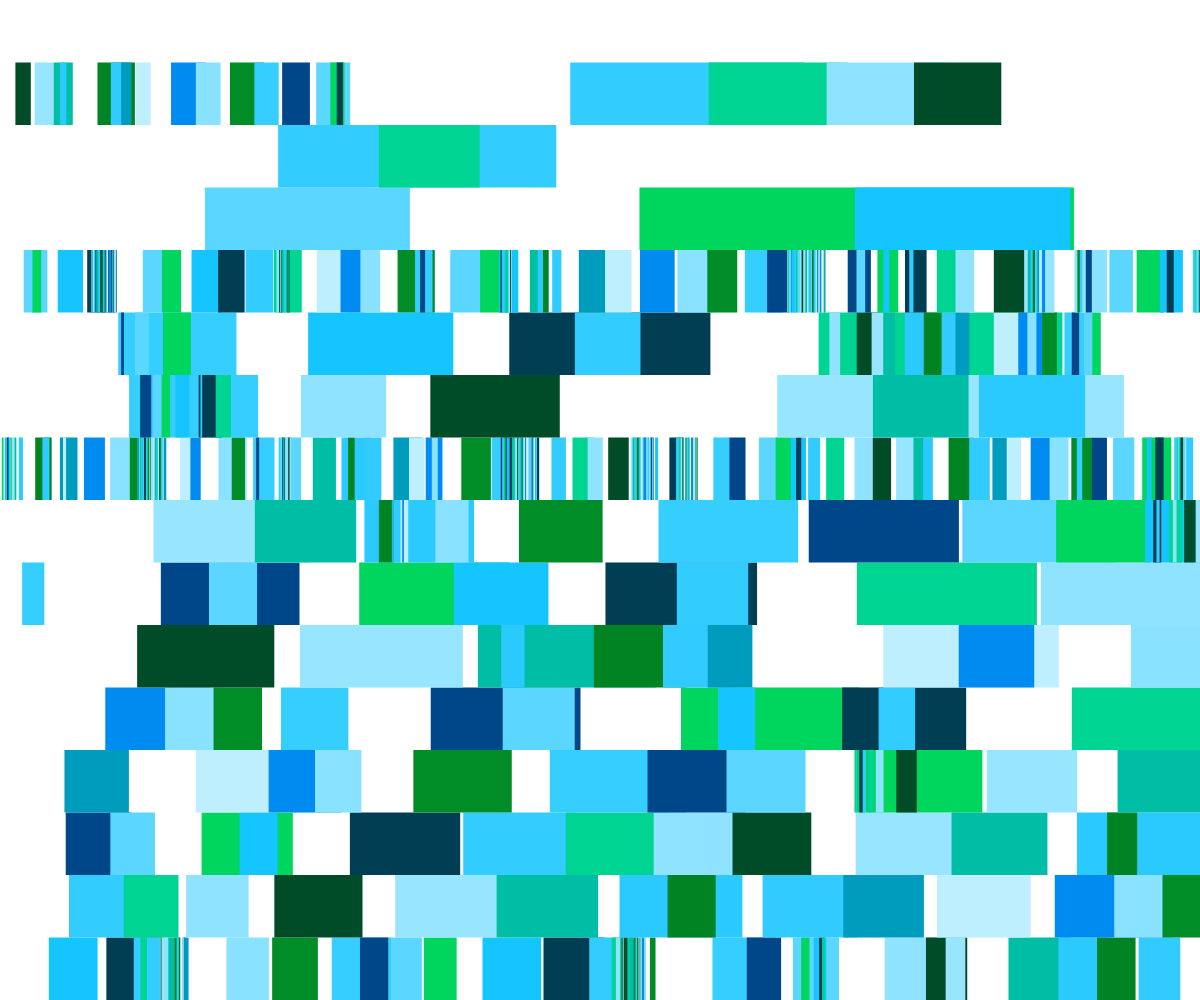
Frame 1 (no input)
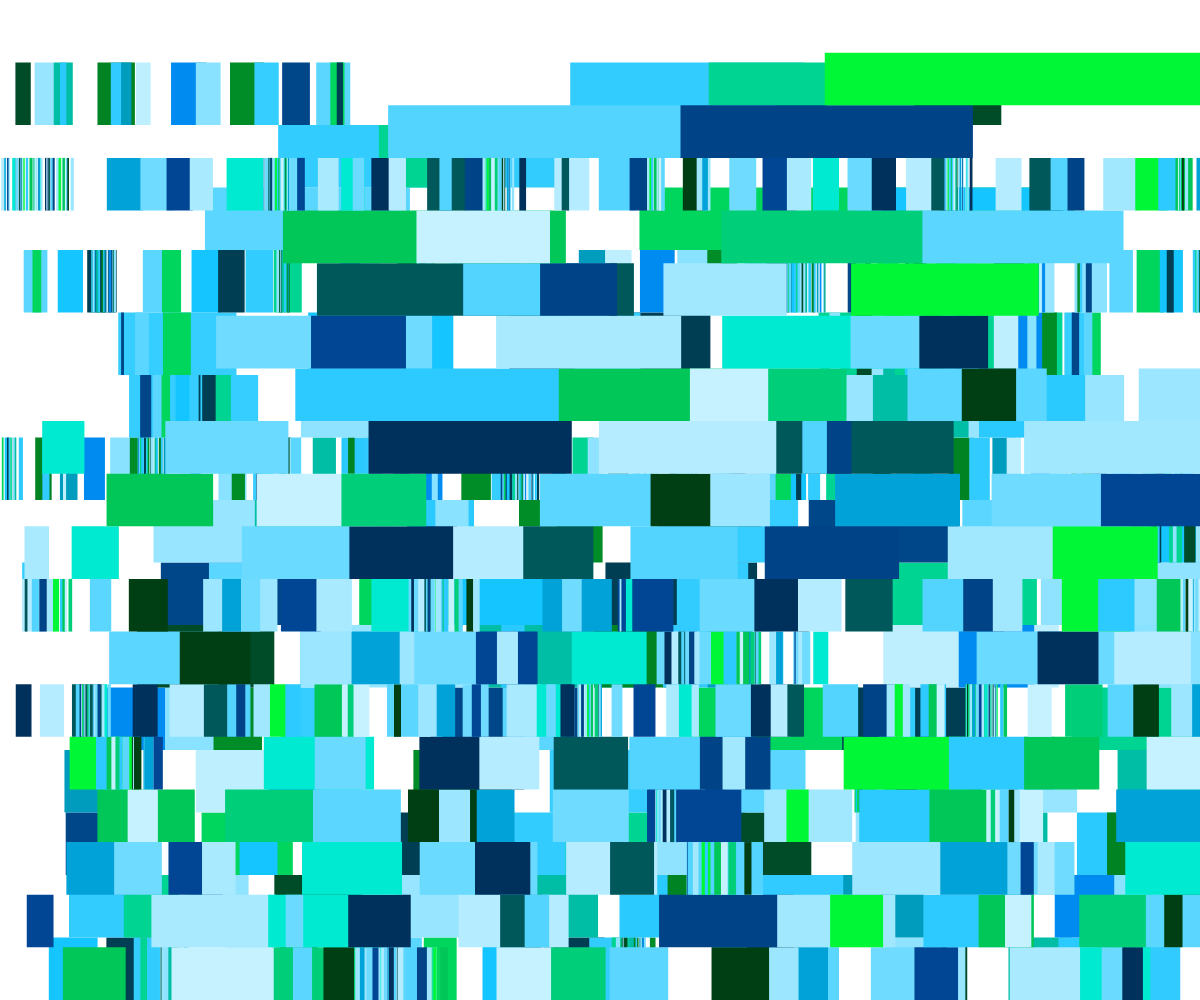
Frame 2 (the mouse pressed at the canvas centre, redrawn once)

The p5.js sketch that drew these frames (run headless with seeded random() and noise() and a simulated clock; the mouse was pressed at the canvas centre and the sketch redrawn once):

// p5.js sketch
// ── sketch.js
//Step2
'use strict';

//Global variable that will create a colour count with a value of 20
var colorCount = 20;
//Global arrays which are empty
var hueValues = [];
var saturationValues = [];
var brightnessValues = [];

function setup() {
  createCanvas(windowWidth, windowHeight);
  colorMode(HSB, 360, 100, 100, 100);
  noStroke();
}

function draw() {
  noLoop();

  //For loop that will create the colours and store them in the arrays for later use
  for (var i = 0; i < colorCount; i++) {
    if (i % 2 == 0) {
      hueValues[i] = random(130, 220);
      saturationValues[i] = 100;
      brightnessValues[i] = random(15, 100);
    } else {
      hueValues[i] = 195;
      saturationValues[i] = random(20, 100);
      brightnessValues[i] = 100;
    }
  }

  var counter = 0;
  var rowCount = int(random(5, 30));
  var rowHeight = height / rowCount;

  for (var i = rowCount; i >= 0; i--) {
    var partCount = i + 1;
    var parts = [];

    for (var ii = 0; ii < partCount; ii++) {
      if (random() < 0.075) {
        var fragments = int(random(2, 20));
        partCount = partCount + fragments;
        for (var iii = 0; iii < fragments; iii++) {
          parts.push(random(2));
        }
      } else {
        parts.push(random(2, 20));
      }
    }

    var sumPartsTotal = 0;
    for (var ii = 0; ii < partCount; ii++) {
      sumPartsTotal += parts[ii];
    }

    var sumPartsNow = 0;
    for (var ii = 0; ii < parts.length; ii++) {
      sumPartsNow += parts[ii];

      var x = map(sumPartsNow, 0, sumPartsTotal, 0, width);
      var y = rowHeight * i;
      var w = -map(parts[ii], 0, sumPartsTotal, 0, width);
      var h = rowHeight;

      //Creates a variable that will have the counter modulo colorCount 
      var index = counter % colorCount;
      //Creates a variable to store the values of the 3 colour arrays
      var col = color(hueValues[index], saturationValues[index], brightnessValues[index]);
      fill(col);
      rect(x, y, w, h);

      counter++;
    }
  }
}
